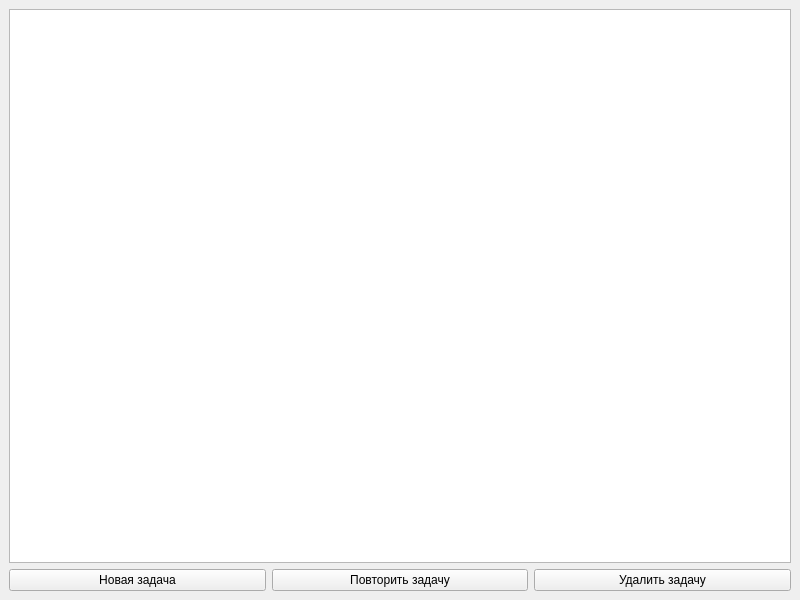
<?xml version="1.0" encoding="UTF-8"?>
<ui version="4.0">
 <class>MainWindow</class>
 <widget class="QMainWindow" name="MainWindow">
  <property name="geometry">
   <rect>
    <x>0</x>
    <y>0</y>
    <width>800</width>
    <height>600</height>
   </rect>
  </property>
  <property name="windowTitle">
   <string>MainWindow</string>
  </property>
  <widget class="QWidget" name="centralwidget">
   <layout class="QVBoxLayout" name="verticalLayout">
    <item>
     <widget class="QTableView" name="tableView"/>
    </item>
    <item>
     <layout class="QHBoxLayout" name="horizontalLayout">
      <item>
       <widget class="QPushButton" name="pushButton_2">
        <property name="text">
         <string>Новая задача</string>
        </property>
       </widget>
      </item>
      <item>
       <widget class="QPushButton" name="pushButton_3">
        <property name="text">
         <string>Повторить задачу</string>
        </property>
       </widget>
      </item>
      <item>
       <widget class="QPushButton" name="pushButton">
        <property name="text">
         <string>Удалить задачу</string>
        </property>
       </widget>
      </item>
     </layout>
    </item>
   </layout>
  </widget>
 </widget>
 <resources/>
 <connections/>
</ui>
